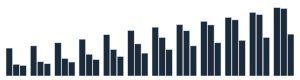

Write the Python code that produced this figure.
"""Sparkline bar example — plotly-default theme (Plotly defaults)."""

import os
import sys
sys.path.insert(0, os.path.join(os.path.dirname(__file__), "../..", "scripts"))
sys.path.insert(0, os.path.join(os.path.dirname(__file__), "../default"))

import json
import sparkline_line as _src
from chart_library import sparkline_bar, save_png, save_svg

OUT = os.path.dirname(__file__)


_CFG = os.path.join(os.path.dirname(__file__), "sparkline_bar.json")


def make_fig(cfg_path=_CFG):
    with open(cfg_path) as f:
        cfg = json.load(f)
    return sparkline_bar(_src._df, **cfg)


if __name__ == "__main__":
    fig = make_fig()
    save_png(fig, os.path.join(OUT, "sparkline_bar.png"))
    save_svg(fig, os.path.join(OUT, "sparkline_bar.svg"))
    fig.write_html(os.path.join(OUT, "sparkline_bar.html"))
    print("sparkline_bar.png + sparkline_bar.svg written")
